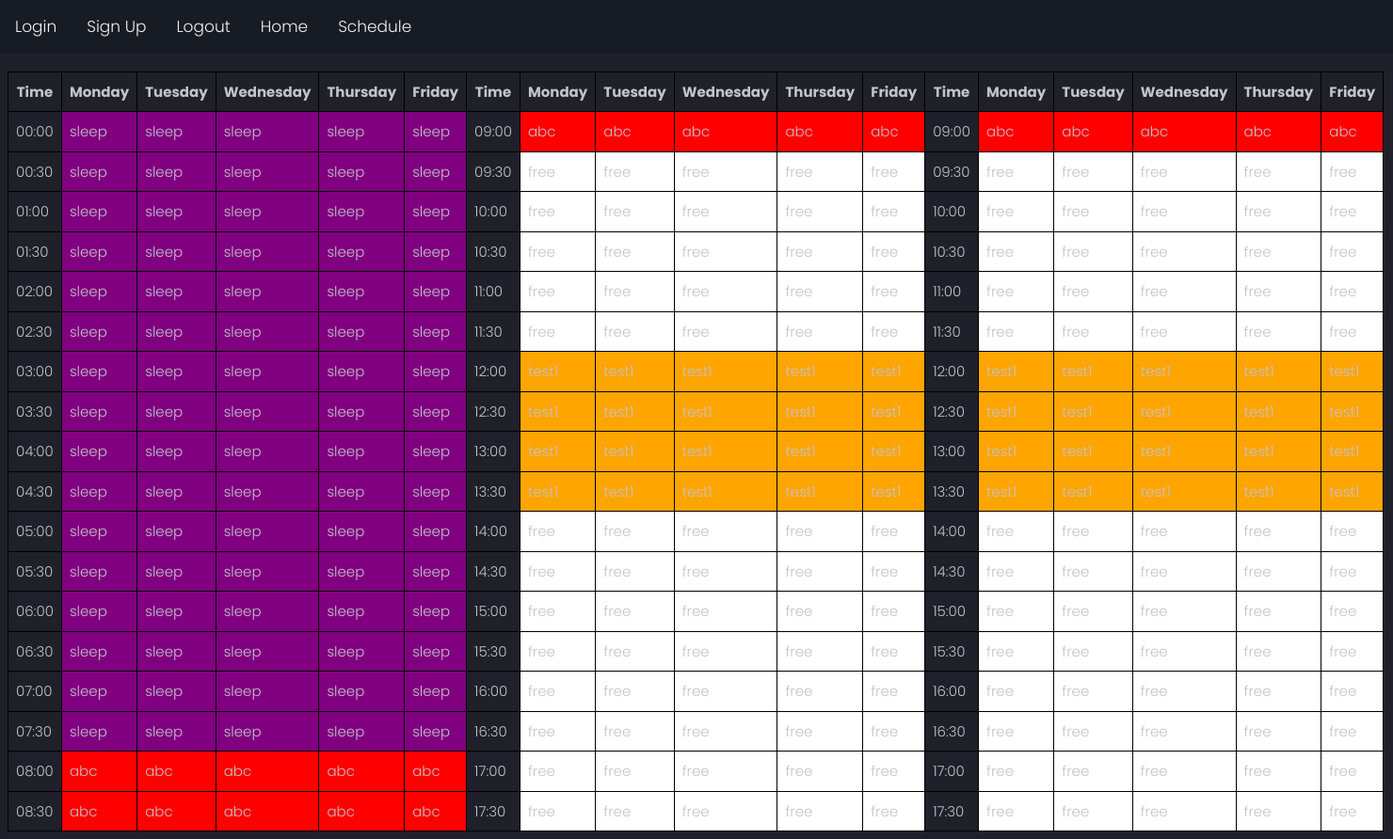
/schedule (signed in), run on the app's committed database.
### website/models.py (models this page shows)
class ReservedTime (db.Model):
    id = db.Column(db.Integer, primary_key=True)
    data = db.Column(db.String(10000))
    date = db.Column(db.DateTime(timezone=True), default=func.now())
    beginTime = db.Column(db.Integer)
    endTime = db.Column(db.Integer)
    user_id = db.Column(db.Integer, db.ForeignKey('user.id'))

class Task (db.Model):
    id = db.Column(db.Integer, primary_key=True)
    data = db.Column(db.String(10000))
    date = db.Column(db.DateTime(timezone=True), default=func.now())
    timePreference = db.Column(db.Integer)
    deadline = db.Column(db.Integer)
    timeRequired = db.Column(db.Integer)
    user_id = db.Column(db.Integer, db.ForeignKey('user.id'))

### website/schedule.py (the view)
@schedule.route('/schedule', methods=['GET', 'POST'])
@login_required
def display_schedule():
    schedule_data = generate_schedule()
    return render_template("schedule.html", schedule=schedule_data)

### website/__init__.py (called while the page is built)
def create_app():
    app = Flask(__name__)
    app.config['SECRET_KEY'] = 'mysecretkeymysecretkey'
    app.config['SQLALCHEMY_DATABASE_URI'] = f'sqlite:///{DB_NAME}'
    db.init_app(app)
    login_manager = LoginManager()
    login_manager.login_view = 'auth.login'
    login_manager.init_app(app)
    from .views import views
    from .auth import auth
    from .schedule import schedule
    app.register_blueprint(views, url_prefix='/')
    app.register_blueprint(auth, url_prefix='/')
    app.register_blueprint(schedule, url_prefix='/')
    from .models import User, Task, ReservedTime, WakeUpTime
    with app.app_context():
        db.create_all()
    @login_manager.user_loader
    def load_user(id):
        return User.query.get(int(id))
    return app

### website/service.py (called while the page is built)
def add_reserved_time(week, eventID=0, begin=0, end=0):
    if eventID == 0:
        return week
    if begin > end:
        return week
    for i in range(begin, end + 1):
        week[i, :5] = eventID
    return week

def add_task(week, eventID=0, time=0, timePreference=1, wakeUpTime=0, deadline=5):
    if eventID == 0:
        return week, True
    if timePreference == 0:
        week, timeLeft = addEventHelper(week, eventID, time, wakeUpTime, deadline)
        if timeLeft > 0:
            week, timeLeft = addEventHelper(week, eventID, time, 24, deadline)
    elif timePreference == 1:
        week, timeLeft = addEventHelper(week, eventID, time, 24, deadline)
        if timeLeft > 0:
            week, timeLeft = addEventHelper(week, eventID, time, wakeUpTime, deadline)
    else:
        week, timeLeft = addEventHelper(week, eventID, time, 24 + 12, deadline)
        if timeLeft > 0:
            week, timeLeft = addEventHelper(week, eventID, time, wakeUpTime, deadline)
    if timeLeft > 0:
        return week, False
    else:
        return week, True

def addEventHelper(week, eventID, time, startTime, endDate):
    for i in range(startTime, startTime + 24):
        if time == 0:
            return week, time
        for j in range(endDate + 1):
            if week[i, j] == 0:
                if time == 0:
                    return week, time
                else:
                    week[i, j] = eventID
                    time -= 1

### website/templates/schedule.html (shortened to what this page needs)
{% extends "base.html" %}
{% block content %}
<!DOCTYPE html>
<html>
<head>
    <link rel="stylesheet" href="{{ url_for('static', filename='style.css') }}">
</head>
<body>
    <h2>Schedule</h2>
    <table>
        <tr>
            <th>Time</th>
            <th>Monday</th>
            <th>Tuesday</th>
            <th>Wednesday</th>
            <th>Thursday</th>
            <th>Friday</th>
            <th>Time</th>
            <th>Monday</th>
            <th>Tuesday</th>
            <th>Wednesday</th>
            <th>Thursday</th>
            <th>Friday</th>
            <th>Time</th>
            <th>Monday</th>
            <th>Tuesday</th>
            <th>Wednesday</th>
            <th>Thursday</th>
            <th>Friday</th>
        </tr>
        {% for row in schedule %}
        <tr>
            <td>{{ row.time1 }}</td>
            <td class="{{ row.monday1['class'] }}">{{ row.monday1['data'] }}</td>
            <td class="{{ row.tuesday1['class'] }}">{{ row.tuesday1['data'] }}</td>
            <td class="{{ row.wednesday1['class'] }}">{{ row.wednesday1['data'] }}</td>
            <td class="{{ row.thursday1['class'] }}">{{ row.thursday1['data'] }}</td>
            <td class="{{ row.friday1['class'] }}">{{ row.friday1['data'] }}</td>
            <td>{{ row.time2 }}</td>
            <td class="{{ row.monday2['class'] }}">{{ row.monday2['data'] }}</td>
            <td class="{{ row.tuesday2['class'] }}">{{ row.tuesday2['data'] }}</td>
            <td class="{{ row.wednesday2['class'] }}">{{ row.wednesday2['data'] }}</td>
            <td class="{{ row.thursday2['class'] }}">{{ row.thursday2['data'] }}</td>
            <td class="{{ row.friday2['class'] }}">{{ row.friday2['data'] }}</td>
            <td>{{ row.time3 }}</td>
            <td class="{{ row.monday3['class'] }}">{{ row.monday3['data'] }}</td>
            <td class="{{ row.tuesday3['class'] }}">{{ row.tuesday3['data'] }}</td>
            <td class="{{ row.wednesday3['class'] }}">{{ row.wednesday3['data'] }}</td>
            <td class="{{ row.thursday3['class'] }}">{{ row.thursday3['data'] }}</td>
            <td class="{{ row.friday3['class'] }}">{{ row.friday3['data'] }}</td>
        </tr>
        {% endfor %}
    </table>
</body>
</html>
{% endblock %}

### website/templates/base.html (shortened to what this page needs)
<!DOCTYPE html>
<html>
  <head>
    <link rel="stylesheet" href="{{ url_for('static', filename='login.css') }}">
  </head>
  <body>
            <div class="topnav">
                <a class="nav-item nav-link" id="login" href="/login">Login</a>
                <a class="nav-item nav-link" id="signUp" href="/sign-up">Sign Up</a>
                <a class="nav-item nav-link" id="logout" href="/logout">Logout</a>
                <a class="nav-item nav-link" id="Home" href="/">Home</a>
                <a class="nav-item nav-link" id="schedule" href="/schedule">Schedule</a>
            </div>
    <div class="container">
    {% block content %}
    {% endblock %}
    </div>
    </body>
</html>

### website/static/login.css (style rules this page uses)
body { font-family: 'Poppins', sans-serif; font-weight: 300; font-size: 15px; line-height: 1.7; color: #c4c3ca; background-color: #1f2029; overflow-x: hidden; }
a { cursor: pointer; transition: all 200ms linear; }
h2 { font-weight: 600; }

### website/static/style.css (style rules this page uses)
table { border-collapse: collapse; }
th, td { border: 1px solid black; padding: 8px; }
.task-0 { background-color: white; }
.task-1 { background-color: purple; }
.task-2 { background-color: red; }
.task-3 { background-color: orange; }

### website/templates/base.html (style rules this page uses)
.topnav { position: fixed; top: 0; left: 0; width: 100%; overflow: hidden; background-color: #171b24; z-index: 1000; }
.topnav a { float: left; color: #f2f2f2; text-align: center; padding: 14px 16px; text-decoration: none; font-size: 17px; }

### data on the page
ReservedTime: monday2.data "abc", tuesday2.data "abc", wednesday2.data "abc", thursday2.data "abc", friday2.data "abc", monday3.data "abc", tuesday3.data "abc", wednesday3.data "abc", thursday3.data "abc", friday3.data "abc", monday1.data "abc" "abc", tuesday1.data "abc" "abc", wednesday1.data "abc" "abc", thursday1.data "abc" "abc", friday1.data "abc" "abc"
Task: monday2.data "test1" "test1" "test1" "test1", tuesday2.data "test1" "test1" "test1" "test1", wednesday2.data "test1" "test1" "test1" "test1", thursday2.data "test1" "test1" "test1" "test1", friday2.data "test1" "test1" "test1" "test1", monday3.data "test1" "test1" "test1" "test1", tuesday3.data "test1" "test1" "test1" "test1", wednesday3.data "test1" "test1" "test1" "test1", thursday3.data "test1" "test1" "test1" "test1", friday3.data "test1" "test1" "test1" "test1"

### other printed values
{{ row.time1 }} "00:00" "00:30" "01:00" "01:30" "02:00" "02:30" "03:00" "03:30" "04:00" "04:30" "05:00" "05:30" "06:00" "06:30" "07:00" "07:30" "08:00" "08:30"
{{ row.monday1['data'] }} "sleep" "sleep" "sleep" "sleep" "sleep" "sleep" "sleep" "sleep" "sleep" "sleep" "sleep" "sleep" "sleep" "sleep" "sleep" "sleep"
{{ row.tuesday1['data'] }} "sleep" "sleep" "sleep" "sleep" "sleep" "sleep" "sleep" "sleep" "sleep" "sleep" "sleep" "sleep" "sleep" "sleep" "sleep" "sleep"
{{ row.wednesday1['data'] }} "sleep" "sleep" "sleep" "sleep" "sleep" "sleep" "sleep" "sleep" "sleep" "sleep" "sleep" "sleep" "sleep" "sleep" "sleep" "sleep"
{{ row.thursday1['data'] }} "sleep" "sleep" "sleep" "sleep" "sleep" "sleep" "sleep" "sleep" "sleep" "sleep" "sleep" "sleep" "sleep" "sleep" "sleep" "sleep"
{{ row.friday1['data'] }} "sleep" "sleep" "sleep" "sleep" "sleep" "sleep" "sleep" "sleep" "sleep" "sleep" "sleep" "sleep" "sleep" "sleep" "sleep" "sleep"
{{ row.time2 }} "09:00" "09:30" "10:00" "10:30" "11:00" "11:30" "12:00" "12:30" "13:00" "13:30" "14:00" "14:30" "15:00" "15:30" "16:00" "16:30" "17:00" "17:30"
{{ row.time3 }} "09:00" "09:30" "10:00" "10:30" "11:00" "11:30" "12:00" "12:30" "13:00" "13:30" "14:00" "14:30" "15:00" "15:30" "16:00" "16:30" "17:00" "17:30"
{{ row.monday2['data'] }} "free" "free" "free" "free" "free" "free" "free" "free" "free" "free" "free" "free" "free"
{{ row.tuesday2['data'] }} "free" "free" "free" "free" "free" "free" "free" "free" "free" "free" "free" "free" "free"
{{ row.wednesday2['data'] }} "free" "free" "free" "free" "free" "free" "free" "free" "free" "free" "free" "free" "free"
{{ row.thursday2['data'] }} "free" "free" "free" "free" "free" "free" "free" "free" "free" "free" "free" "free" "free"
{{ row.friday2['data'] }} "free" "free" "free" "free" "free" "free" "free" "free" "free" "free" "free" "free" "free"
{{ row.monday3['data'] }} "free" "free" "free" "free" "free" "free" "free" "free" "free" "free" "free" "free" "free"
{{ row.tuesday3['data'] }} "free" "free" "free" "free" "free" "free" "free" "free" "free" "free" "free" "free" "free"
